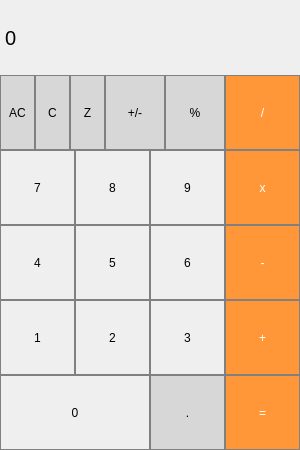
<?xml version="1.0" encoding="UTF-8"?>
<ui version="4.0">
 <class>MainWindow</class>
 <widget class="QMainWindow" name="MainWindow">
  <property name="geometry">
   <rect>
    <x>0</x>
    <y>0</y>
    <width>300</width>
    <height>450</height>
   </rect>
  </property>
  <property name="windowTitle">
   <string>MainWindow</string>
  </property>
  <widget class="QWidget" name="centralwidget">
   <widget class="QLabel" name="result_show">
    <property name="geometry">
     <rect>
      <x>5</x>
      <y>0</y>
      <width>290</width>
      <height>75</height>
     </rect>
    </property>
    <property name="font">
     <font>
      <pointsize>15</pointsize>
     </font>
    </property>
    <property name="styleSheet">
     <string notr="true">QLabel {
	qproperty-alignment: 'AlignVCenter | AlignRight';
	border-bottom: 1px solid gray;
}
background-color: white;</string>
    </property>
    <property name="text">
     <string>0</string>
    </property>
   </widget>
   <widget class="QPushButton" name="pushButton_AC">
    <property name="geometry">
     <rect>
      <x>0</x>
      <y>75</y>
      <width>35</width>
      <height>75</height>
     </rect>
    </property>
    <property name="styleSheet">
     <string notr="true">QPushButton {
	background-color: rgb(215, 215, 215);
	border: 1px solid gray;
}

QPushButton:pressed {
	background-color: qlineargradient(x1: 0, y1: 0, x2: 0, y2: 1,
		stop: 0 #bebebe, stop: 1 #d7d7d7);
}</string>
    </property>
    <property name="text">
     <string>AC</string>
    </property>
   </widget>
   <widget class="QPushButton" name="pushButton_sign">
    <property name="geometry">
     <rect>
      <x>105</x>
      <y>75</y>
      <width>60</width>
      <height>75</height>
     </rect>
    </property>
    <property name="styleSheet">
     <string notr="true">QPushButton {
	background-color: rgb(215, 215, 215);
	border: 1px solid gray;
}

QPushButton:pressed {
	background-color: qlineargradient(x1: 0, y1: 0, x2: 0, y2: 1,
		stop: 0 #bebebe, stop: 1 #d7d7d7);
}</string>
    </property>
    <property name="text">
     <string>+/-</string>
    </property>
   </widget>
   <widget class="QPushButton" name="pushButton_div">
    <property name="geometry">
     <rect>
      <x>225</x>
      <y>75</y>
      <width>75</width>
      <height>75</height>
     </rect>
    </property>
    <property name="styleSheet">
     <string notr="true">QPushButton {
	background-color: rgb(255, 151, 57);
	color: white;
	border: 1px solid gray;
}

QPushButton:pressed {
	background-color: qlineargradient(x1: 0, y1: 0, x2: 0, y2: 1,
		stop: 0 #ff7832, stop: 1 #ff9739);
}</string>
    </property>
    <property name="text">
     <string>/</string>
    </property>
   </widget>
   <widget class="QPushButton" name="pushButton_proc">
    <property name="geometry">
     <rect>
      <x>165</x>
      <y>75</y>
      <width>60</width>
      <height>75</height>
     </rect>
    </property>
    <property name="styleSheet">
     <string notr="true">QPushButton {
	background-color: rgb(215, 215, 215);
	border: 1px solid gray;
}

QPushButton:pressed {
	background-color: qlineargradient(x1: 0, y1: 0, x2: 0, y2: 1,
		stop: 0 #bebebe, stop: 1 #d7d7d7);
}</string>
    </property>
    <property name="text">
     <string>%</string>
    </property>
   </widget>
   <widget class="QPushButton" name="pushButton_mult">
    <property name="geometry">
     <rect>
      <x>225</x>
      <y>150</y>
      <width>75</width>
      <height>75</height>
     </rect>
    </property>
    <property name="styleSheet">
     <string notr="true">QPushButton {
	background-color: rgb(255, 151, 57);
	color: white;
	border: 1px solid gray;
}

QPushButton:pressed {
	background-color: qlineargradient(x1: 0, y1: 0, x2: 0, y2: 1,
		stop: 0 #ff7832, stop: 1 #ff9739);
}</string>
    </property>
    <property name="text">
     <string>x</string>
    </property>
   </widget>
   <widget class="QPushButton" name="pushButton_9">
    <property name="geometry">
     <rect>
      <x>150</x>
      <y>150</y>
      <width>75</width>
      <height>75</height>
     </rect>
    </property>
    <property name="styleSheet">
     <string notr="true">QPushButton {
	border: 1px solid gray;
}

QPushButton:pressed {
	background-color: qlineargradient(x1: 0, y1: 0, x2: 0, y2: 1,
		stop: 0 #dadbde, stop: 1 #f6f7fa);
}</string>
    </property>
    <property name="text">
     <string>9</string>
    </property>
   </widget>
   <widget class="QPushButton" name="pushButton_8">
    <property name="geometry">
     <rect>
      <x>75</x>
      <y>150</y>
      <width>75</width>
      <height>75</height>
     </rect>
    </property>
    <property name="styleSheet">
     <string notr="true">QPushButton {
	border: 1px solid gray;
}

QPushButton:pressed {
	background-color: qlineargradient(x1: 0, y1: 0, x2: 0, y2: 1,
		stop: 0 #dadbde, stop: 1 #f6f7fa);
}</string>
    </property>
    <property name="text">
     <string>8</string>
    </property>
   </widget>
   <widget class="QPushButton" name="pushButton_7">
    <property name="geometry">
     <rect>
      <x>0</x>
      <y>150</y>
      <width>75</width>
      <height>75</height>
     </rect>
    </property>
    <property name="styleSheet">
     <string notr="true">QPushButton {
	border: 1px solid gray;
}

QPushButton:pressed {
	background-color: qlineargradient(x1: 0, y1: 0, x2: 0, y2: 1,
		stop: 0 #dadbde, stop: 1 #f6f7fa);
}</string>
    </property>
    <property name="text">
     <string>7</string>
    </property>
   </widget>
   <widget class="QPushButton" name="pushButton_minus">
    <property name="geometry">
     <rect>
      <x>225</x>
      <y>225</y>
      <width>75</width>
      <height>75</height>
     </rect>
    </property>
    <property name="styleSheet">
     <string notr="true">QPushButton {
	background-color: rgb(255, 151, 57);
	color: white;
	border: 1px solid gray;
}

QPushButton:pressed {
	background-color: qlineargradient(x1: 0, y1: 0, x2: 0, y2: 1,
		stop: 0 #ff7832, stop: 1 #ff9739);
}</string>
    </property>
    <property name="text">
     <string>-</string>
    </property>
   </widget>
   <widget class="QPushButton" name="pushButton_1">
    <property name="geometry">
     <rect>
      <x>0</x>
      <y>300</y>
      <width>75</width>
      <height>75</height>
     </rect>
    </property>
    <property name="styleSheet">
     <string notr="true">QPushButton {
	border: 1px solid gray;
}

QPushButton:pressed {
	background-color: qlineargradient(x1: 0, y1: 0, x2: 0, y2: 1,
		stop: 0 #dadbde, stop: 1 #f6f7fa);
}</string>
    </property>
    <property name="text">
     <string>1</string>
    </property>
   </widget>
   <widget class="QPushButton" name="pushButton_2">
    <property name="geometry">
     <rect>
      <x>75</x>
      <y>300</y>
      <width>75</width>
      <height>75</height>
     </rect>
    </property>
    <property name="styleSheet">
     <string notr="true">QPushButton {
	border: 1px solid gray;
}

QPushButton:pressed {
	background-color: qlineargradient(x1: 0, y1: 0, x2: 0, y2: 1,
		stop: 0 #dadbde, stop: 1 #f6f7fa);
}</string>
    </property>
    <property name="text">
     <string>2</string>
    </property>
   </widget>
   <widget class="QPushButton" name="pushButton_plus">
    <property name="geometry">
     <rect>
      <x>225</x>
      <y>300</y>
      <width>75</width>
      <height>75</height>
     </rect>
    </property>
    <property name="styleSheet">
     <string notr="true">QPushButton {
	background-color: rgb(255, 151, 57);
	color: white;
	border: 1px solid gray;
}

QPushButton:pressed {
	background-color: qlineargradient(x1: 0, y1: 0, x2: 0, y2: 1,
		stop: 0 #ff7832, stop: 1 #ff9739);
}</string>
    </property>
    <property name="text">
     <string>+</string>
    </property>
   </widget>
   <widget class="QPushButton" name="pushButton_3">
    <property name="geometry">
     <rect>
      <x>150</x>
      <y>300</y>
      <width>75</width>
      <height>75</height>
     </rect>
    </property>
    <property name="styleSheet">
     <string notr="true">QPushButton {
	border: 1px solid gray;
}

QPushButton:pressed {
	background-color: qlineargradient(x1: 0, y1: 0, x2: 0, y2: 1,
		stop: 0 #dadbde, stop: 1 #f6f7fa);
}</string>
    </property>
    <property name="text">
     <string>3</string>
    </property>
   </widget>
   <widget class="QPushButton" name="pushButton_6">
    <property name="geometry">
     <rect>
      <x>150</x>
      <y>225</y>
      <width>75</width>
      <height>75</height>
     </rect>
    </property>
    <property name="styleSheet">
     <string notr="true">QPushButton {
	border: 1px solid gray;
}

QPushButton:pressed {
	background-color: qlineargradient(x1: 0, y1: 0, x2: 0, y2: 1,
		stop: 0 #dadbde, stop: 1 #f6f7fa);
}</string>
    </property>
    <property name="text">
     <string>6</string>
    </property>
   </widget>
   <widget class="QPushButton" name="pushButton_5">
    <property name="geometry">
     <rect>
      <x>75</x>
      <y>225</y>
      <width>75</width>
      <height>75</height>
     </rect>
    </property>
    <property name="styleSheet">
     <string notr="true">QPushButton {
	border: 1px solid gray;
}

QPushButton:pressed {
	background-color: qlineargradient(x1: 0, y1: 0, x2: 0, y2: 1,
		stop: 0 #dadbde, stop: 1 #f6f7fa);
}</string>
    </property>
    <property name="text">
     <string>5</string>
    </property>
   </widget>
   <widget class="QPushButton" name="pushButton_4">
    <property name="geometry">
     <rect>
      <x>0</x>
      <y>225</y>
      <width>75</width>
      <height>75</height>
     </rect>
    </property>
    <property name="styleSheet">
     <string notr="true">QPushButton {
	border: 1px solid gray;
}

QPushButton:pressed {
	background-color: qlineargradient(x1: 0, y1: 0, x2: 0, y2: 1,
		stop: 0 #dadbde, stop: 1 #f6f7fa);
}</string>
    </property>
    <property name="text">
     <string>4</string>
    </property>
   </widget>
   <widget class="QPushButton" name="pushButton_dot">
    <property name="geometry">
     <rect>
      <x>150</x>
      <y>375</y>
      <width>75</width>
      <height>75</height>
     </rect>
    </property>
    <property name="styleSheet">
     <string notr="true">QPushButton {
	background-color: rgb(215, 215, 215);
	border: 1px solid gray;
}

QPushButton:pressed {
	background-color: qlineargradient(x1: 0, y1: 0, x2: 0, y2: 1,
		stop: 0 #bebebe, stop: 1 #d7d7d7);
}</string>
    </property>
    <property name="text">
     <string>.</string>
    </property>
   </widget>
   <widget class="QPushButton" name="pushButton_equal">
    <property name="geometry">
     <rect>
      <x>225</x>
      <y>375</y>
      <width>75</width>
      <height>75</height>
     </rect>
    </property>
    <property name="styleSheet">
     <string notr="true">QPushButton {
	background-color: rgb(255, 151, 57);
	color: white;
	border: 1px solid gray;
}

QPushButton:pressed {
	background-color: qlineargradient(x1: 0, y1: 0, x2: 0, y2: 1,
		stop: 0 #ff7832, stop: 1 #ff9739);
}</string>
    </property>
    <property name="text">
     <string>=</string>
    </property>
   </widget>
   <widget class="QPushButton" name="pushButton_0">
    <property name="geometry">
     <rect>
      <x>0</x>
      <y>375</y>
      <width>150</width>
      <height>75</height>
     </rect>
    </property>
    <property name="styleSheet">
     <string notr="true">QPushButton {
	border: 1px solid gray;
}

QPushButton:pressed {
	background-color: qlineargradient(x1: 0, y1: 0, x2: 0, y2: 1,
		stop: 0 #dadbde, stop: 1 #f6f7fa);
}</string>
    </property>
    <property name="text">
     <string>0</string>
    </property>
   </widget>
   <widget class="QPushButton" name="pushButton_C">
    <property name="geometry">
     <rect>
      <x>35</x>
      <y>75</y>
      <width>35</width>
      <height>75</height>
     </rect>
    </property>
    <property name="styleSheet">
     <string notr="true">QPushButton {
	background-color: rgb(215, 215, 215);
	border: 1px solid gray;
}

QPushButton:pressed {
	background-color: qlineargradient(x1: 0, y1: 0, x2: 0, y2: 1,
		stop: 0 #bebebe, stop: 1 #d7d7d7);
}</string>
    </property>
    <property name="text">
     <string>С</string>
    </property>
   </widget>
   <widget class="QPushButton" name="pushButton_Z">
    <property name="geometry">
     <rect>
      <x>70</x>
      <y>75</y>
      <width>35</width>
      <height>75</height>
     </rect>
    </property>
    <property name="styleSheet">
     <string notr="true">QPushButton {
	background-color: rgb(215, 215, 215);
	border: 1px solid gray;
}

QPushButton:pressed {
	background-color: qlineargradient(x1: 0, y1: 0, x2: 0, y2: 1,
		stop: 0 #bebebe, stop: 1 #d7d7d7);
}</string>
    </property>
    <property name="text">
     <string>Z</string>
    </property>
   </widget>
  </widget>
 </widget>
 <resources/>
 <connections/>
</ui>
